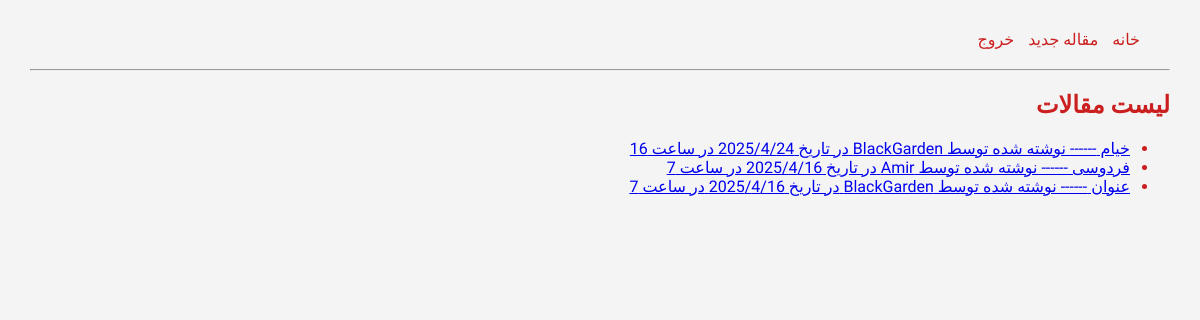
Screenshot of / (signed in) with the database file from the repository.
### app/models.py (models this page shows)
class Article(db.Model):
    id = db.Column(db.Integer, primary_key=True)
    title = db.Column(db.String(200), nullable=False)
    content = db.Column(db.Text, nullable=False)
    image = db.Column(db.String(300), nullable=True)
    created_at = db.Column(db.DateTime, default=datetime.utcnow)
    user_id = db.Column(db.Integer, db.ForeignKey('user.id'), nullable=False)
    edits = db.relationship('EditHistory', backref='article', lazy=True)

class User(db.Model, UserMixin):
    id = db.Column(db.Integer, primary_key=True)
    username = db.Column(db.String(150), unique=True, nullable=False)
    password = db.Column(db.String(150), nullable=False)
    is_admin = db.Column(db.Boolean, default=False)
    articles = db.relationship('Article', backref='author', lazy=True)
    edits = db.relationship('EditHistory', backref='editor', lazy=True)

### app/routes/articles.py (the view)
@bp.route('/')
def index():
    articles = Article.query.order_by(Article.created_at.desc()).all()
    return render_template('article_list.html', articles=articles)

### app/models.py (called while the page is built)
@login_manager.user_loader
def load_user(user_id):
    return User.query.get(int(user_id))

### app/templates/article_list.html (shortened to what this page needs)
{% extends 'base.html' %}
{% block content %}
<head>
</head>
<h2>لیست مقالات</h2>
<ul>
    {% for article in articles %}
        <li><a href="{{ url_for('articles.view_article', id=article.id) }}">{{ article.title }} ------ نوشته شده توسط {{article.author.username}} در تاریخ {{article.created_at.year}}/{{article.created_at.month}}/{{article.created_at.day}} در ساعت {{article.created_at.hour}}</a></li>
    {% endfor %}
</ul>
{% endblock %}

### app/templates/base.html (style rules this page uses)
body { direction: rtl; font-family: 'Vazirmatn', sans-serif; background-color: #f4f4f4; color: #cb1f1f; }

### app/templates/article_list.html (style rules this page uses)
body { margin: 30px; direction: rtl; font-family: 'Vazirmatn', sans-serif; background-color: #f4f4f4; color: #cb1f1f; }

### rows the page displays
Article: title "خیام", author.username "BlackGarden", created_at.year "2025", created_at.month "4", created_at.day "24", created_at.hour "16"
Article: title "فردوسی", author.username "Amir", created_at.year "2025", created_at.month "4", created_at.day "16", created_at.hour "7"
Article: title "عنوان", author.username "BlackGarden", created_at.year "2025", created_at.month "4", created_at.day "16", created_at.hour "7"
